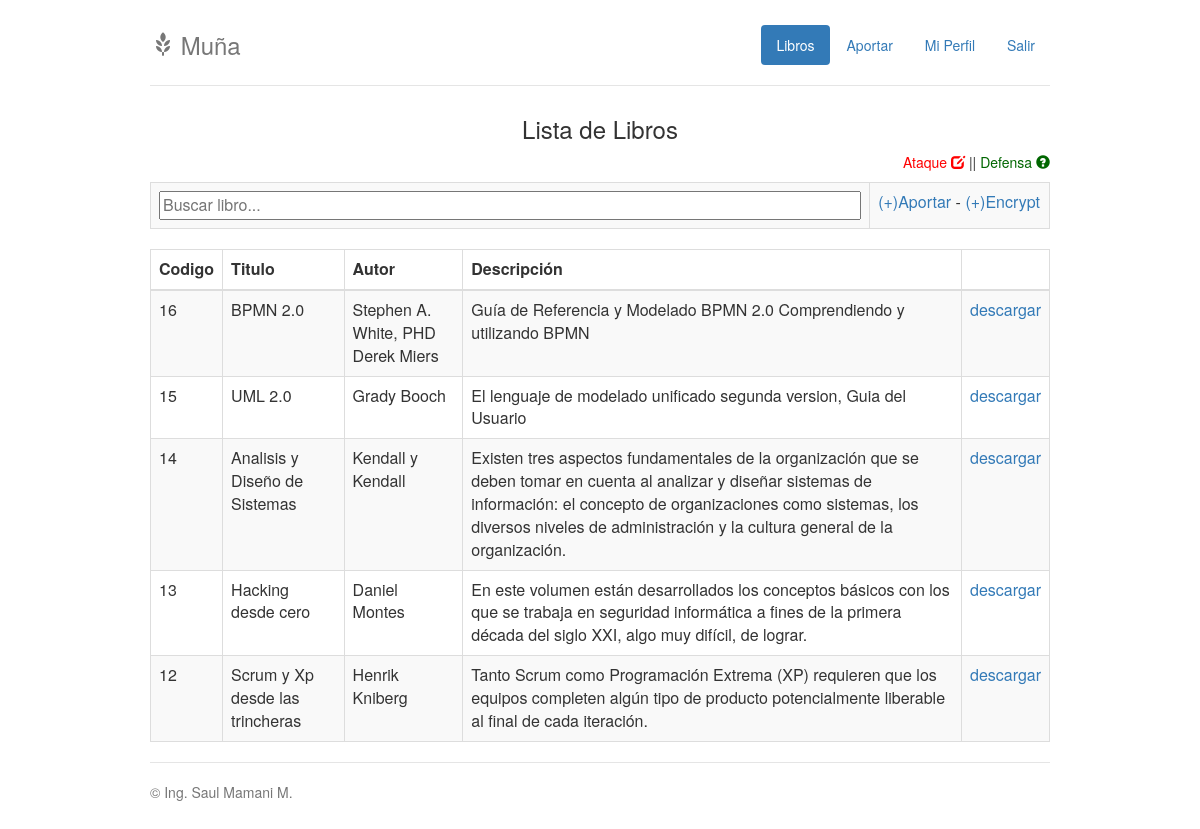
Page /libros.php (signed in) on the committed database.
### tables this page shows
CREATE TABLE IF NOT EXISTS `libro` (
  `IdLibro` int(11) NOT NULL,
  `Titulo` varchar(50) NOT NULL,
  `Autor` varchar(80) DEFAULT NULL,
  `Descripcion` text,
  `Portada` varchar(200) DEFAULT NULL,
  `Url` varchar(200) DEFAULT NULL,
  `FkUsuario` int(11) DEFAULT NULL
);

### conexion.inc (called while the page is built, shortened)
<?php
	function conectar()
	{
	 	$servidor = "localhost";
		$cuenta = "root";
		$password = "root";
		$database = "malditawebd";
		$conexion = mysql_connect($servidor,$cuenta,$password);
		return $conexion;
	}

### Libro.class.php (called while the page is built, shortened)
<?php
require_once('Seguridad.class.php');
 class Libro extends Seguridad
 {
    public function Libro()
    {
        include("conexion.inc");
        $this->conexion = conectar();
    }
    public function Listar()
    {
        $sql = "Select * from libro Order By IdLibro Desc";
        return  $this->MyQuery($sql);
    }
 }

### Seguridad.class.php (called while the page is built, shortened)
<?php
abstract class Seguridad {
    protected function MyQuery($query)
    {
		$res = mysql_query($query, $this->conexion);
        return $res;
    }
}

### libros.php (the view, shortened to what this page needs)
<?php
    include('Libro.class.php');
    $obj = new Libro();
    $result = $obj->Listar();
?>
<html>
    <head>
        <link href="css/bootstrap.css" rel="stylesheet" type="text/css"/>
        <link href="css/bootstrap-theme.css" rel="stylesheet" type="text/css"/>
        <link href="css/jumbotron-narrow.css" rel="stylesheet" type="text/css"/>
    </head>
    <body>
        <div class="container">
            <div class="header clearfix">
                <nav>
                    <ul class="nav nav-pills pull-right">
                        <li role="presentation" class="active"><a href="libros.php">Libros</a></li>
                        <li role="presentation"><a href="aportar.php">Aportar</a></li>
                        <li role="presentation"><a href="perfil.php?id=<?php echo $_SESSION['IdUsuario']; ?>">Mi Perfil</a></li>
                        <li role="presentation"><a href="index.php">Salir</a></li>
                    </ul>
                </nav>
                <h3 class="text-muted"><span class="glyphicon glyphicon-grain"></span> Mu&ntilde;a</h3>
            </div>
        <div style="text-align: center; margin-top: 10px">
        <h3>Lista de Libros</h3>
		<p style="text-align: right;">
                     <a href="javascript:abrirVentanaTutor('tutor/tutor_libros.html')" data-toggle="tooltip" title="Ataques" id="btnAtaque">Ataque <span class="glyphicon glyphicon-edit" aria-hidden="true"></span></a>
                     || <a href="javascript:abrirVentanaTutor('tutor/tutor_libros.html#defensa')" data-toggle="tooltip" title="Defensas" id="btnAyuda">Defensa <span class="glyphicon glyphicon-question-sign" aria-hidden="true"></span></a>
         </p>
        <table  class="table table-bordered table-responsive table-striped">
            <tr>
            <td width="80%"><input type="text" name="txtBuscar" id="txtBuscar" value="" onkeyup="doSearch()"  placeholder="Buscar libro..." style="width: 100%" />
            <td><a href="aportar.php"> (+)Aportar</a> - <a href="aportarCifrado.php">(+)Encrypt</a></td>
            </tr>
        </table>
        <table  class="table table-bordered table-responsive table-striped" id="tListaLibros">
            <thead>
                <th>Codigo</th>
                <th>Titulo</th>
                <th>Autor</th>
                <th>Descripción</th>
                <th></th>
            </thead>
            <tbody>
                <?php while($f = mysql_fetch_array($result)): ?>
                <tr>
                    <td><?php echo utf8_encode($f['IdLibro']); ?></td>
                    <td><?php echo htmlentities(utf8_encode($f['Titulo'])); ?></td>
                    <td><?php echo htmlentities(utf8_encode($f['Autor'])); ?></td>
                    <td><?php echo utf8_encode($f['Descripcion']); ?></td>
                    <td><a href="detalleLibro.php?idLibro=<?php echo $f['IdLibro']; ?>">descargar</a></td>
                </tr>
                <?php endwhile; ?>
            </tbody>
        </table>
        </div>
      <footer class="footer">
        <p>&copy; Ing. Saul Mamani M.</p>
      </footer>
        </div>
    </body>
</html>

### css/jumbotron-narrow.css (style rules this page uses)
body { padding-top: 25px; padding-bottom: 20px; }
.header, .marketing, .footer { padding-right: 15px; padding-left: 15px; }
.header { padding-bottom: 20px; border-bottom: 1px solid #e5e5e5; }
.header h3 { margin-top: 0; margin-bottom: 0; line-height: 40px; }
.footer { padding-top: 19px; color: #777; border-top: 1px solid #e5e5e5; }
@media (min-width: 768px) { .container { max-width: 930px; } }
@media screen and (min-width: 768px) { .header, .marketing, .footer { padding-right: 0; padding-left: 0; } }
@media screen and (min-width: 768px) { .header { margin-bottom: 30px; } }

### rows in the picture
libro: IdLibro "16", Titulo "BPMN 2.0", Autor "Stephen A. White, PHD Derek Miers", Descripcion "Guía de Referencia y Modelado BPMN 2.0 Comprendiendo y utilizando BPMN"
libro: IdLibro "15", Titulo "UML 2.0", Autor "Grady Booch", Descripcion "El lenguaje de modelado unificado segunda version, Guia del Usuario"
libro: IdLibro "14", Titulo "Analisis y Diseño de Sistemas", Autor "Kendall y Kendall", Descripcion "Existen tres aspectos fundamentales de la organización que se deben tomar en cuenta al analizar y diseñar sistemas de información: el concepto de organizaciones como sistemas, los diversos niveles de administración y la cultura general de la organización."
libro: IdLibro "13", Titulo "Hacking desde cero", Autor "Daniel Montes", Descripcion "En este volumen están desarrollados los conceptos básicos con los que se trabaja en seguridad informática a fines de la primera década del siglo XXI, algo muy difícil, de lograr."
libro: IdLibro "12", Titulo "Scrum y Xp desde las trincheras", Autor "Henrik Kniberg", Descripcion "Tanto Scrum como Programación Extrema (XP) requieren que los equipos completen algún tipo de producto potencialmente liberable al final de cada iteración."
